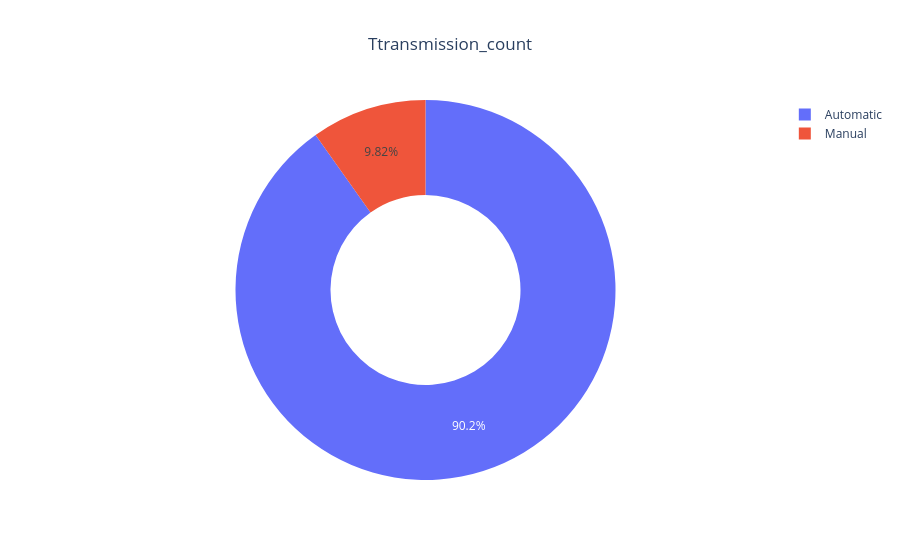

Write notebook code for a chart like this one.
### Code cell
#figure_3(count_transmission)
fig_pie=px.pie(count_transmission,names="transmission",values="count",title="Ttransmission_count",hole=0.5)
fig_pie.update_layout(title_x=0.5)
fig_pie.show()

### Figure 1 — Plotly figure (JSON) as saved in the notebook; plotly's stock layout.template omitted (floating-point values rounded to 4 significant figures)
{"data": [{"domain": {"x": [0, 1], "y": [0, 1]}, "hole": 0.5, "hovertemplate": "transmission=%{label}<br>count=%{value}<extra></extra>", "labels": ["Automatic", "Manual"], "legendgroup": "", "name": "", "showlegend": true, "type": "pie", "values": [4491, 489]}], "layout": {"legend": {"tracegroupgap": 0}, "title": {"text": "Ttransmission_count", "x": 0.5}}}
